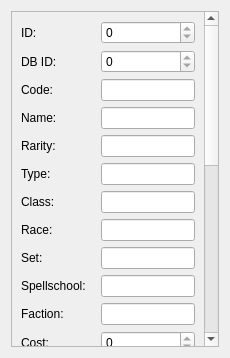
<?xml version="1.0" encoding="UTF-8"?>
<ui version="4.0">
 <class>CardDetailWidget</class>
 <widget class="QWidget" name="CardDetailWidget">
  <property name="windowTitle">
   <string>Form</string>
  </property>
  <layout class="QVBoxLayout" name="verticalLayout">
   <item>
    <widget class="QScrollArea" name="scrollArea">
     <property name="widgetResizable">
      <bool>true</bool>
     </property>
     <widget class="QWidget" name="scrollAreaWidgetContents_2">
      <property name="geometry">
       <rect>
        <x>0</x>
        <y>0</y>
        <width>291</width>
        <height>972</height>
       </rect>
      </property>
      <layout class="QHBoxLayout" name="horizontalLayout">
       <item>
        <layout class="QFormLayout" name="formLayout_2">
         <item row="0" column="0">
          <widget class="QLabel" name="label_id">
           <property name="text">
            <string>ID:</string>
           </property>
          </widget>
         </item>
         <item row="0" column="1">
          <widget class="QSpinBox" name="spin_id">
           <property name="readOnly">
            <bool>true</bool>
           </property>
           <property name="maximum">
            <number>9999990</number>
           </property>
          </widget>
         </item>
         <item row="1" column="0">
          <widget class="QLabel" name="label_dbid">
           <property name="text">
            <string>DB ID:</string>
           </property>
          </widget>
         </item>
         <item row="1" column="1">
          <widget class="QSpinBox" name="spin_dbid">
           <property name="readOnly">
            <bool>true</bool>
           </property>
           <property name="maximum">
            <number>9999999</number>
           </property>
          </widget>
         </item>
         <item row="2" column="0">
          <widget class="QLabel" name="label_code">
           <property name="text">
            <string>Code:</string>
           </property>
          </widget>
         </item>
         <item row="2" column="1">
          <widget class="QLineEdit" name="line_code">
           <property name="enabled">
            <bool>true</bool>
           </property>
           <property name="readOnly">
            <bool>true</bool>
           </property>
          </widget>
         </item>
         <item row="3" column="0">
          <widget class="QLabel" name="label_name">
           <property name="text">
            <string>Name:</string>
           </property>
          </widget>
         </item>
         <item row="3" column="1">
          <widget class="QLineEdit" name="line_name">
           <property name="readOnly">
            <bool>true</bool>
           </property>
          </widget>
         </item>
         <item row="4" column="0">
          <widget class="QLabel" name="label_rarity">
           <property name="text">
            <string>Rarity:</string>
           </property>
          </widget>
         </item>
         <item row="4" column="1">
          <widget class="QLineEdit" name="line_rarity">
           <property name="readOnly">
            <bool>true</bool>
           </property>
          </widget>
         </item>
         <item row="5" column="0">
          <widget class="QLabel" name="label_type">
           <property name="text">
            <string>Type:</string>
           </property>
          </widget>
         </item>
         <item row="5" column="1">
          <widget class="QLineEdit" name="line_type">
           <property name="readOnly">
            <bool>true</bool>
           </property>
          </widget>
         </item>
         <item row="6" column="0">
          <widget class="QLabel" name="label_class">
           <property name="text">
            <string>Class:</string>
           </property>
          </widget>
         </item>
         <item row="6" column="1">
          <widget class="QLineEdit" name="line_class">
           <property name="readOnly">
            <bool>true</bool>
           </property>
          </widget>
         </item>
         <item row="7" column="0">
          <widget class="QLabel" name="label_race">
           <property name="text">
            <string>Race:</string>
           </property>
          </widget>
         </item>
         <item row="7" column="1">
          <widget class="QLineEdit" name="line_race">
           <property name="readOnly">
            <bool>true</bool>
           </property>
          </widget>
         </item>
         <item row="8" column="0">
          <widget class="QLabel" name="label_set">
           <property name="text">
            <string>Set:</string>
           </property>
          </widget>
         </item>
         <item row="8" column="1">
          <widget class="QLineEdit" name="line_set">
           <property name="readOnly">
            <bool>true</bool>
           </property>
          </widget>
         </item>
         <item row="9" column="0">
          <widget class="QLabel" name="label_spellschool">
           <property name="text">
            <string>Spellschool:</string>
           </property>
          </widget>
         </item>
         <item row="9" column="1">
          <widget class="QLineEdit" name="line_spellschool">
           <property name="readOnly">
            <bool>true</bool>
           </property>
          </widget>
         </item>
         <item row="10" column="0">
          <widget class="QLabel" name="label_faction">
           <property name="text">
            <string>Faction:</string>
           </property>
          </widget>
         </item>
         <item row="10" column="1">
          <widget class="QLineEdit" name="line_faction">
           <property name="readOnly">
            <bool>true</bool>
           </property>
          </widget>
         </item>
         <item row="11" column="0">
          <widget class="QLabel" name="label_cost">
           <property name="text">
            <string>Cost:</string>
           </property>
          </widget>
         </item>
         <item row="11" column="1">
          <widget class="QSpinBox" name="spin_cost">
           <property name="readOnly">
            <bool>true</bool>
           </property>
           <property name="maximum">
            <number>9999999</number>
           </property>
          </widget>
         </item>
         <item row="12" column="0">
          <widget class="QLabel" name="label_collectible">
           <property name="text">
            <string>Collectible:</string>
           </property>
          </widget>
         </item>
         <item row="12" column="1">
          <widget class="QCheckBox" name="check_collectible">
           <property name="text">
            <string/>
           </property>
          </widget>
         </item>
         <item row="13" column="0">
          <widget class="QLabel" name="label_elite">
           <property name="text">
            <string>Elite:</string>
           </property>
          </widget>
         </item>
         <item row="13" column="1">
          <widget class="QCheckBox" name="check_elite">
           <property name="text">
            <string/>
           </property>
           <property name="checkable">
            <bool>true</bool>
           </property>
          </widget>
         </item>
         <item row="14" column="0">
          <widget class="QLabel" name="label_tag">
           <property name="text">
            <string>Tag:</string>
           </property>
          </widget>
         </item>
         <item row="14" column="1">
          <widget class="QLineEdit" name="line_tag">
           <property name="readOnly">
            <bool>true</bool>
           </property>
          </widget>
         </item>
         <item row="15" column="0">
          <widget class="QLabel" name="label_mechanic">
           <property name="text">
            <string>Mechanic:</string>
           </property>
          </widget>
         </item>
         <item row="15" column="1">
          <widget class="QLineEdit" name="line_mechanic">
           <property name="readOnly">
            <bool>true</bool>
           </property>
          </widget>
         </item>
         <item row="16" column="0">
          <widget class="QLabel" name="label_text">
           <property name="text">
            <string>Text:</string>
           </property>
          </widget>
         </item>
         <item row="16" column="1">
          <widget class="QLineEdit" name="line_text">
           <property name="readOnly">
            <bool>true</bool>
           </property>
          </widget>
         </item>
         <item row="17" column="0">
          <widget class="QLabel" name="label_artist">
           <property name="text">
            <string>Artist:</string>
           </property>
          </widget>
         </item>
         <item row="17" column="1">
          <widget class="QLineEdit" name="line_artist">
           <property name="readOnly">
            <bool>true</bool>
           </property>
          </widget>
         </item>
         <item row="18" column="0">
          <widget class="QLabel" name="label_flavor">
           <property name="text">
            <string>Flavor:</string>
           </property>
          </widget>
         </item>
         <item row="18" column="1">
          <widget class="QLineEdit" name="line_flavor">
           <property name="readOnly">
            <bool>true</bool>
           </property>
          </widget>
         </item>
         <item row="19" column="0">
          <widget class="QLabel" name="label_attack">
           <property name="text">
            <string>Attack:</string>
           </property>
          </widget>
         </item>
         <item row="19" column="1">
          <widget class="QSpinBox" name="spin_attack">
           <property name="readOnly">
            <bool>true</bool>
           </property>
           <property name="maximum">
            <number>9999999</number>
           </property>
          </widget>
         </item>
         <item row="20" column="0">
          <widget class="QLabel" name="label_health">
           <property name="text">
            <string>Health:</string>
           </property>
          </widget>
         </item>
         <item row="20" column="1">
          <widget class="QSpinBox" name="spin_health">
           <property name="readOnly">
            <bool>true</bool>
           </property>
           <property name="maximum">
            <number>9999999</number>
           </property>
          </widget>
         </item>
         <item row="21" column="0">
          <widget class="QLabel" name="label_overload">
           <property name="text">
            <string>Overload:</string>
           </property>
          </widget>
         </item>
         <item row="21" column="1">
          <widget class="QSpinBox" name="spin_overload">
           <property name="readOnly">
            <bool>true</bool>
           </property>
           <property name="maximum">
            <number>9999999</number>
           </property>
          </widget>
         </item>
         <item row="22" column="0">
          <widget class="QLabel" name="label_durability">
           <property name="text">
            <string>Durability:</string>
           </property>
          </widget>
         </item>
         <item row="22" column="1">
          <widget class="QSpinBox" name="spin_durability">
           <property name="readOnly">
            <bool>true</bool>
           </property>
           <property name="maximum">
            <number>9999999</number>
           </property>
          </widget>
         </item>
         <item row="23" column="0">
          <widget class="QLabel" name="label_spelldamage">
           <property name="text">
            <string>Spelldamage:</string>
           </property>
          </widget>
         </item>
         <item row="23" column="1">
          <widget class="QSpinBox" name="spin_spelldamage">
           <property name="readOnly">
            <bool>true</bool>
           </property>
           <property name="maximum">
            <number>9999999</number>
           </property>
          </widget>
         </item>
         <item row="24" column="0">
          <widget class="QLabel" name="label_armor">
           <property name="text">
            <string>Armor:</string>
           </property>
          </widget>
         </item>
         <item row="24" column="1">
          <widget class="QSpinBox" name="spin_armor">
           <property name="readOnly">
            <bool>true</bool>
           </property>
           <property name="maximum">
            <number>9999999</number>
           </property>
          </widget>
         </item>
         <item row="25" column="0">
          <widget class="QLabel" name="label_questreward">
           <property name="text">
            <string>Questreward:</string>
           </property>
          </widget>
         </item>
         <item row="25" column="1">
          <widget class="QLineEdit" name="line_questreward">
           <property name="readOnly">
            <bool>true</bool>
           </property>
          </widget>
         </item>
        </layout>
       </item>
      </layout>
     </widget>
    </widget>
   </item>
  </layout>
 </widget>
 <resources/>
 <connections/>
</ui>
